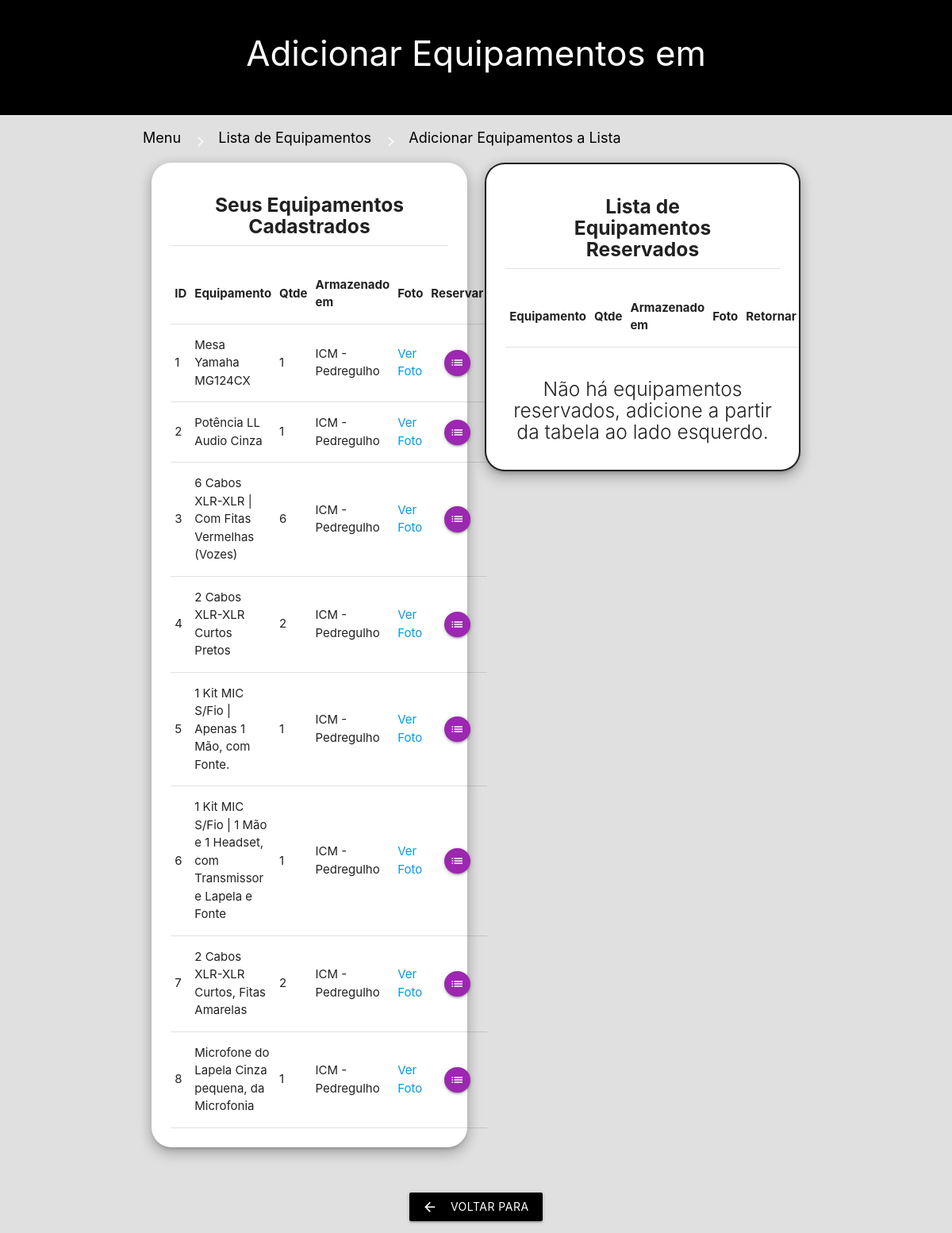
/home/lista/adicionar.php (signed in), run on the app's committed database.
### tables this page shows
CREATE TABLE `equipamentos` (
  `equ_id` int(11) NOT NULL,
  `equ_nome` varchar(255) DEFAULT NULL,
  `equ_obs` varchar(255) DEFAULT NULL,
  `equ_quantidade` varchar(255) DEFAULT NULL,
  `equ_cat_id` varchar(255) DEFAULT NULL,
  `equ_usu_id` varchar(255) DEFAULT NULL,
  `equ_arm_id` varchar(255) DEFAULT NULL,
  `equ_img` varchar(255) DEFAULT NULL
);

CREATE TABLE `armazenamento` (
  `arm_id` int(11) NOT NULL,
  `arm_descricao` varchar(255) DEFAULT NULL,
  `arm_endereco` varchar(255) DEFAULT NULL,
  `arm_cidade` varchar(255) DEFAULT NULL,
  `arm_uf_id` varchar(255) DEFAULT NULL,
  `arm_usu_id` varchar(255) DEFAULT NULL,
  `arm_numero` varchar(255) DEFAULT NULL
);

### home/lista/adicionar.php (the view, shortened to what this page needs)
<?php
include '../../_app/conexao.php';
$lis_id_central = filter_input(INPUT_GET, 'lis_id', FILTER_DEFAULT);
?>
<!DOCTYPE html>
<html lang="en">
<head>
    <link type="text/css" rel="stylesheet" href="../../_app/css/materialize.min.css"  media="screen,projection"/>
</head>
<body>
            <div class="section black">
                <div class="row">
                    <?php
                    $sth = $pdo->prepare('SELECT lis_descricao FROM lista WHERE lis_id LIKE :lis_id');
                    $sth->bindValue(":lis_id", $lis_id_central);
                    $sth->execute();
                    $resultado = $sth->fetch(PDO::FETCH_ASSOC);
                    extract($resultado);
                    echo '<span class="white-text darken-1"><h3 class="center">Adicionar Equipamentos em '. $lis_descricao.'</h3></span>';
                    ?>
                </div>
            </div>
            <div class="section grey lighten-2">
                <div class="container">
                    <div class="grey lighten-2">
                        <div class="col s12">
                            <a href="../home.php" class="breadcrumb colorblack">Menu</a>
                            <a href="lista.php" class="breadcrumb colorblack">Lista de Equipamentos</a>
                            <a href="adicionar.php" class="breadcrumb colorblack">Adicionar Equipamentos a Lista</a>
                        </div>
                    </div>
                        <div class="row">
                            <div class="col s12 m6">
                            <div class="arredondado z-depth-3 card-panel center-align">
                            <?php
                                $sth = $pdo->prepare('SELECT equ_id, equ_nome, equ_quantidade, equ_img, arm_descricao FROM equipamentos e
                                INNER JOIN armazenamento a ON a.arm_id = e.equ_arm_id
                                INNER JOIN usuario u ON u.usu_id = e.equ_usu_id
                                WHERE usu_email LIKE :usu_email ORDER BY equ_id');
                                $sth->bindValue(":usu_email", $_SESSION['Som']['usu_email']);
                                $sth->execute();
                                echo '<div class="container"><h5><b>Seus Equipamentos Cadastrados</b></h5></div>';
                                echo '<div class="divider"></div>';
                                echo '<br>';
                                echo '<table class="responsive-table highlight">';
                                echo '<tr>';
                                echo '<th> ID </th>';
                                echo '<th> Equipamento </th>';
                                echo '<th> Qtde </th>';
                                echo '<th> Armazenado em</th>';
                                echo '<th> Foto </th>';
                                echo '<th> Reservar </th>';
                                echo '</tr>';
                                foreach ($sth as $res) {
                                    extract($res);
                                    echo '<tr>';
                                    echo '<td> '.$equ_id.' </td>';
                                    echo '<td> '.$equ_nome.' </td>';
                                    echo '<td> '.$equ_quantidade.' </td>';
                                    echo '<td> '.$arm_descricao.' </td>';
                                    echo '<td><a href="../equipamentos/equipamentos/'.$equ_img.'">Ver Foto</a></td>';
                                    echo '<td class="center-align"><a href="insert_detalhe.php?lis_id='.$lis_id_central.'&equ_id='.$equ_id.'" class="btn-floating btn-small waves-effect waves-light purple"><i class="material-icons">list</i></a></td>';
                                    echo '</tr>';
                                }
                                echo '</table>';
                                ?>
                            </div>
                            </div>
                            <div class="col s12 m6">
                                <div class=" borda_preta arredondado z-depth-3 card-panel center-align">
                            <?php
                                $sth = $pdo->prepare('SELECT det_id, equ_nome, equ_quantidade, arm_descricao FROM detalhe_lista d
                                INNER JOIN equipamentos e ON e.equ_id = d.det_equ_id
                                INNER JOIN armazenamento a ON a.arm_id = e.equ_arm_id
                                WHERE det_lis_id LIKE :det_lis_id');
                                $sth->bindValue(":det_lis_id", ($lis_id_central));
                                $sth->execute();
                                $contarbotao = $sth->rowCount();
                                echo '<div class="container"><h5><b>Lista de Equipamentos Reservados</b></h5></div>';
                                echo '<div class="divider"></div>';
                                echo '<br>';
                                echo '<table class="responsive-table highlight">';
                                echo '<tr>';
                                echo '<th> Equipamento </th>';
                                echo '<th> Qtde </th>';
                                echo '<th> Armazenado em</th>';
                                echo '<th> Foto </th>';
                                echo '<th> Retornar </th>';
                                echo '</tr>';
                                echo '</table>';
                                ?>
                                <?php
                                 if($contarbotao > 0){
                                    echo '<a href="delete_lista_2.php?lis_id='.$lis_id_central.'" class="waves-effect waves-light btn red"><i class="material-icons left">delete</i>apagar todos os registros</a>';
                                 }else {
                                    echo '<h5 class="light">Não há equipamentos reservados, adicione a partir da tabela ao lado esquerdo.</h5>';
                                 }
                                ?>
                            </div>
                        </div>
                </div>
                <br>
                        <div class="center-align">
                            <a href="lista.php" class="waves-effect waves-light btn black" style="width:20%;"><i class="material-icons left">arrow_back</i>voltar para listas</a>
                        </div>
            </div>
</body>
</html>
</html>

### home/lista/adicionar.php (style rules this page uses)
.colorblack { color:#000000 !important }
.arredondado { border-radius: 25px; }
.borda_preta { border: solid 2px; }

### data on the page
equipamentos: equ_id "1", equ_nome "Mesa Yamaha MG124CX", equ_quantidade "1", armazenamento.arm_descricao "ICM - Pedregulho"
equipamentos: equ_id "2", equ_nome "Potência LL Audio Cinza", equ_quantidade "1", armazenamento.arm_descricao "ICM - Pedregulho"
equipamentos: equ_id "3", equ_nome "6 Cabos XLR-XLR | Com Fitas Vermelhas (Vozes)", equ_quantidade "6", armazenamento.arm_descricao "ICM - Pedregulho"
equipamentos: equ_id "4", equ_nome "2 Cabos XLR-XLR Curtos Pretos", equ_quantidade "2", armazenamento.arm_descricao "ICM - Pedregulho"
equipamentos: equ_id "5", equ_nome "1 Kit MIC S/Fio | Apenas 1 Mão, com Fonte.", equ_quantidade "1", armazenamento.arm_descricao "ICM - Pedregulho"
equipamentos: equ_id "6", equ_nome "1 Kit MIC S/Fio | 1 Mão e 1 Headset, com Transmissor e Lapela e Fonte", equ_quantidade "1", armazenamento.arm_descricao "ICM - Pedregulho"
equipamentos: equ_id "7", equ_nome "2 Cabos XLR-XLR Curtos, Fitas Amarelas", equ_quantidade "2", armazenamento.arm_descricao "ICM - Pedregulho"
equipamentos: equ_id "8", equ_nome "Microfone do Lapela Cinza pequena, da Microfonia", equ_quantidade "1", armazenamento.arm_descricao "ICM - Pedregulho"
